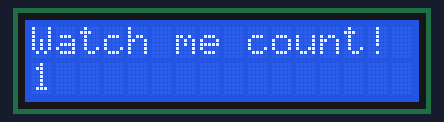
Recording of a sketch running on a simulated Arduino Uno, built with avr-gcc and run on an emulated ATmega328P. Parts: 16×2 character LCD.

Above: at 0.1 s.
At 1.1 s:
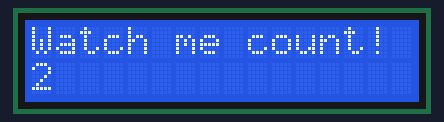
At 2.1 s:
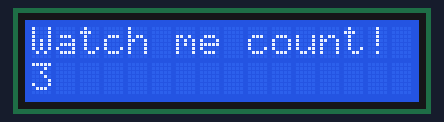
At 4.1 s:
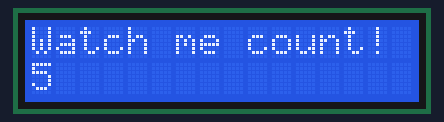
At 6.1 s:
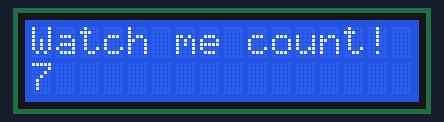
At 9.1 s:
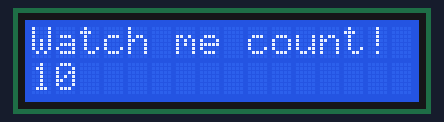

Measured:
- by itself, everything shown: repeats every 10.0 s, in 11 steps
- what the display in image 1 shows lasts 1.0 s, from 1.1 s to 2.1 s

The sketch:

Tutorial_48_3_LCD_Count.ino
```cpp
// LCD Display - Count

#include <LiquidCrystal.h>
int rs = 7;
int en = 8;
int d4 = 9;
int d5 = 10;
int d6 = 11;
int d7 = 12;

LiquidCrystal lcd(rs, en, d4, d5, d6, d7);

int dt = 1000;

void setup() {
  // put your setup code here, to run once:

  lcd.begin(16, 2); //16 columns, 2 rows
}

void loop() {
  // put your main code here, to run repeatedly:

  lcd.setCursor(0,0);
  lcd.print("Watch me count!");

  //lcd.setCursor(0,1);

  for(int i = 1; i<= 10; i++) {
    lcd.setCursor(0,1);
    lcd.print(i);
    delay(dt);
  }

  lcd.clear(); //clears "My name is Vy"
}
```
